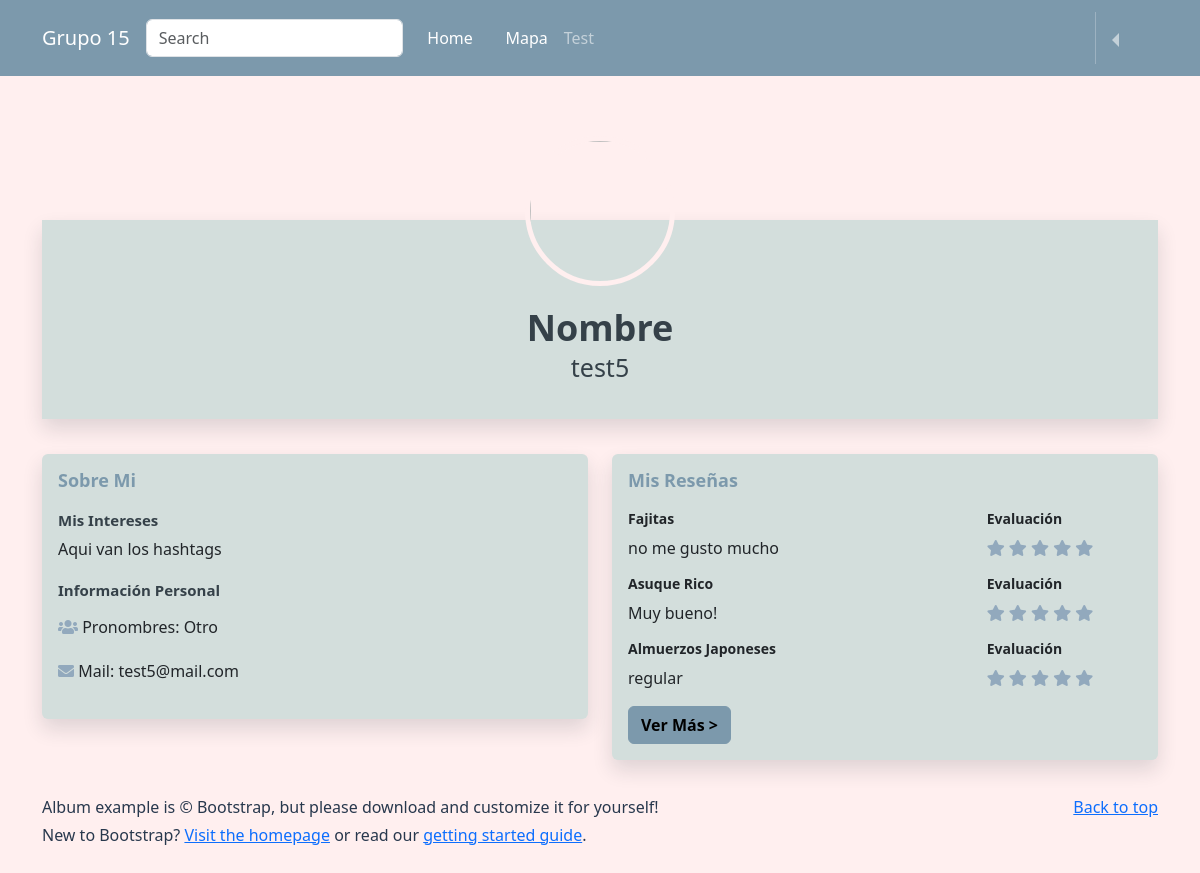
The page /profile/ (signed in) on the database as committed earlier.
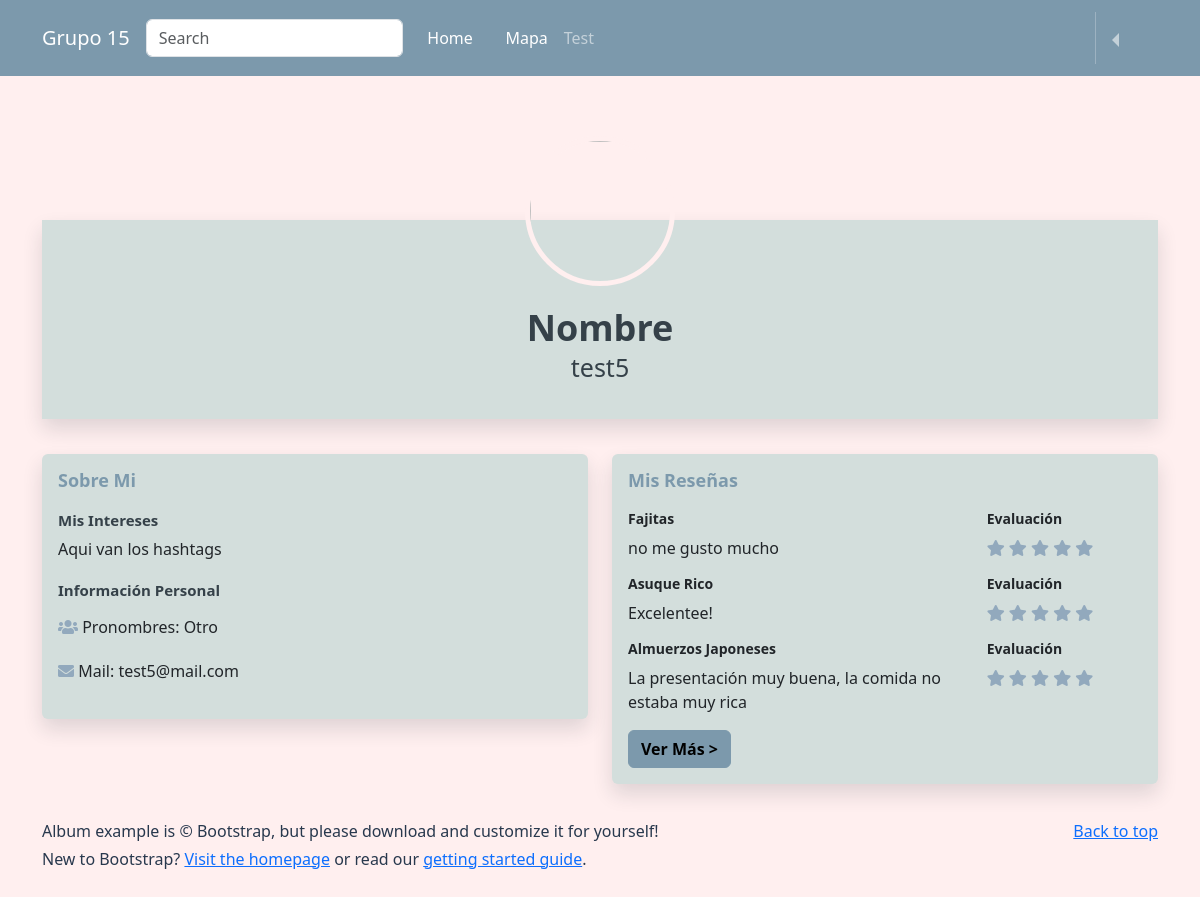
The same page on the database as committed later.
### reviews/models.py (models this page shows, shortened)
class Evaluacion(models.Model):
    usuario = models.ForeignKey(User, on_delete=models.CASCADE)
    local_comida = models.ForeignKey(Puesto_de_comida, related_name='evaluaciones', on_delete=models.CASCADE)
    comentario = models.TextField(blank=True)
    calificacion_comida = models.IntegerField()
    calificacion_precio = models.IntegerField()
    calificacion_presentacion = models.IntegerField()
    likes = models.IntegerField(default=0)
    dislikes = models.IntegerField(default = 0)

class Puesto_de_comida(models.Model):
    nombre = models.CharField(max_length=200)
    dueño = models.CharField(max_length=200)
    FotoLocal = models.ImageField(upload_to='Fotos_locales/', null=True, blank=True)
    def __str__(self):
        return self.nombre

### reviews/views.py (the view)
# urls.py: path('profile/', perfil, name="profile"),
@login_required
def perfil(request):
    reviews_usuario = Evaluacion.objects.filter(usuario_id = request.user)
    return render(request, "perfil.html", {"reviews_usuario" : reviews_usuario})

### templates/perfil.html (shortened to what this page needs)
{% extends 'base.html' %}
{% load static %}
{% block content %}
<head>
  <link rel="stylesheet">
  <link href="https://cdnjs.cloudflare.com/ajax/libs/font-awesome/5.11.2/css/all.min.css" rel="stylesheet">
  <link rel="stylesheet" href="{% static 'css/perfil.css' %}">
</head>
{% if request.user.is_authenticated %}
<body>
  <div class="container">
    <div class="card social-prof">
      <div class="card-body hello">
        <div class="wrapper">
          <img src="https://img.freepik.com/premium-photo/cat-dressed-formal-business-suit-anthropomorphic-businessman-generative-ai_796128-1479.jpg?w=740" alt="" class="user-profile">
          <h3>Nombre</h3>
          <p>{{request.user.username}}</p>
        </div>
      </div>
    </div>
    <div class="row">
      <div class="col-lg-6">
        <div class="card hello">
          <div class="card-body info-card social-about">
            <h2 class="text-blue">Sobre Mi</h2>
            <h4><strong>Mis Intereses</strong></h4>
            <p>Aqui van los hashtags</p>
            <h4 class="mb-3"><strong>Información Personal</strong></h4>
            <div class="row">
              <div class="col-6">
                <div class="social-info">
                  <i class="fas fas fa-users mr-2" style="color: #92A9BD"></i>
                  <span>Pronombres: {{request.user.pronombre}}</span>
                </div>
              </div>
            </div>
            <div class="row">
              <div class="col-6">
                <div class="social-info">
                  <i class="fas fas fa-envelope mr-2" style="color: #92A9BD"></i>
                  <span>Mail: {{request.user.email}}</span>
                </div>
              </div>
            </div>
          </div>
        </div>
      </div>
      <div class="col-lg-6">
        <div class="card info-card hello">
          <div class="card-body">
            <h2 class="text-blue">Mis Reseñas</h2>
            {% for review in reviews_usuario %}
            <div class="row">
              <div class="col-lg-8">
                <h5>{{review.local_comida}}</h5>
                  <div class="mb-3">
                    <p>{{review.comentario}} </p>
                  </div>
              </div>
              <div class="col-lg-4">
                <h5>Evaluación</h5>
                <div class="mb-3">
                  <i class="fas fa-star" style="color:#92A9BD"></i>
                  <i class="fas fa-star" style="color:#92A9BD"></i>
                  <i class="fas fa-star" style="color:#92A9BD"></i>
                  <i class="fas fa-star" style="color:#92A9BD"></i>
                  <i class="fas fa-star" style="color:#92A9BD"></i>
                </div>
              </div>
            </div>
            {% endfor %}
            <div class="col-lg-5">
              <button class="btn see-more" id="see-more" data-toggle="modal" data-target="#exampleModal">Ver Más ></button>
            </div>
          </div>
        </div>
      </div>
    </div>
  </div>
  </body>
  {%endif%}
  {% endblock %}

Rows that differ between the two databases and show on the page:
changed Evaluacion "Asuque Rico": comentario "Muy bueno!" → "Excelentee!"
changed Evaluacion "Almuerzos Japoneses": comentario "regular" → "La presentación muy buena, la comida no estaba muy rica"
